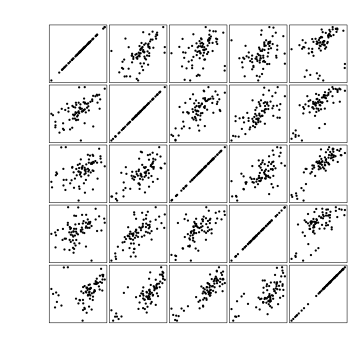

This figure's R source:
source('~/Sandbox/procap/rscript/heatmap.R')

# Read table
pro = read.table('readcount/procap.ambr.norm.txt',stringsAsFactors=F)
pro.var = read.table('readcount/procap.var.norm.txt',stringsAsFactors=F)

# Locate targets
bcl2 = c(60790579, 60986613)
bcl2 = c(bcl2[1]*1.1-bcl2[2]*0.1,bcl2[2]*1.1-bcl2[1]*0.1)
slfn5 = c(33568000, 33572000)

bcl2.range = pro[,1]=="chr18" & pro[,2]>bcl2[1] & pro[,2]<bcl2[2]
slfn5.range = pro[,1]=="chr17" & pro[,2]>slfn5[1] & pro[,2]<slfn5[2]

slfn5.mat = pro[slfn5.range,-(1:2)]
bcl2.mat = pro[bcl2.range,-(1:2)]

# Make a multipanel scatterplot for slfn5
pdf("Fig6A.pdf",width=3.6,height=3.6)
par(mfrow=c(5,5))
par(cex=0.6)
par(mar=c(0.1,0.1,0.1,0.1))
par(oma=c(3,4,2,1))
par(tcl=-0.25)
par(mgp=c(1.5,.2,0))
for(i in 1:5) for(j in 1:5) {
	plot(log10(unlist(slfn5.mat[i,])+1),log10(unlist(slfn5.mat[j,])+1),pch=16,cex=0.5,xlab=NULL,ylab=NULL,axes=F)
	box(lwd=0.5)
}
dev.off()

# Make a correlation heatmap for bcl2
pdf("Fig6B.pdf",width=3.6,height=4)
par(mar=c(3,2,2,1),mgp=c(1.5,0.2,0))
plot(0,0,type='n',xlim=bcl2,ylim=bcl2,axes=F,xaxs='i',yaxs='i',xlab="",ylab="")
# Lines from TREs to heatmap
n = nrow(bcl2.mat)
pos = pro[bcl2.range,2]
heatmappos = (1:n-0.5)*(bcl2[2]-bcl2[1])/n + bcl2[1]
range = bcl2[2] - bcl2[1]
for(i in 1:n) lines(c(pos[i],heatmappos[i]),c(bcl2[2]+0.05*range,bcl2[2]),lwd=0.5,xpd=T)
for(i in 1:n) lines(c(bcl2[1]-0.05*range,bcl2[1]),bcl2[1]+bcl2[2]-c(pos[i],heatmappos[i]),lwd=0.5,xpd=T)
# Heatmap
cor.mat = cor(t(bcl2.mat))
for(i in 1:n) cor.mat[i,i] = 0
cor.mat = matrix(rep(cor.mat,each=20),ncol=ncol(cor.mat))
cor.mat = matrix(apply(cor.mat,2,rep,20),nrow=nrow(cor.mat))
heatmap.1col(cor.mat,xlim=bcl2,ylim=bcl2,zlim=c(-1,1))
heatmap.1col(matrix(-100:100/100,nrow=1),xlim=c(bcl2[2]-range*0.3,bcl2[2]),ylim=c(bcl2[1]-range*0.08,bcl2[1]-range*0.04),zlim=c(-1,1))
dev.off()
